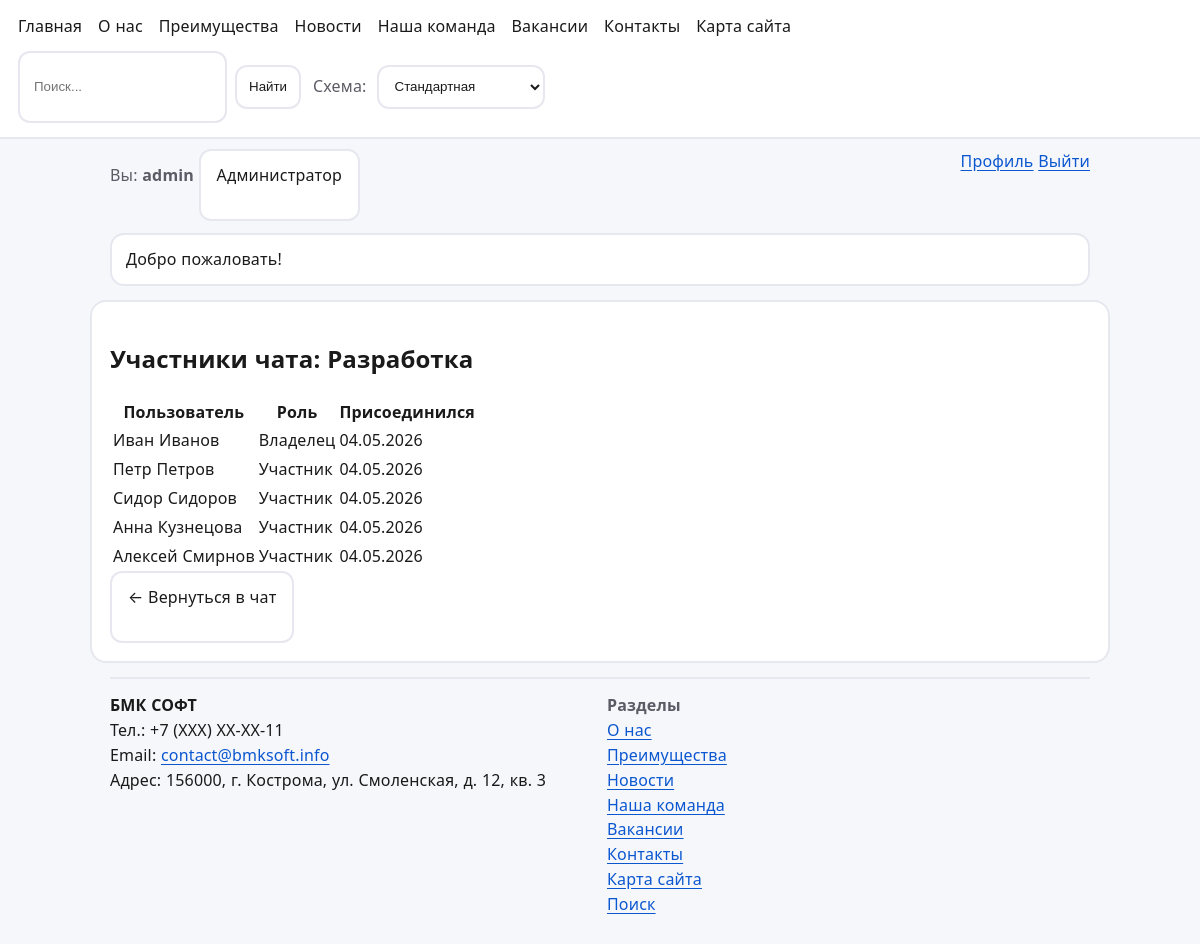
Screenshot of /messages/chats/1/members/ (signed in) with the database file from the repository.
### core/models.py (models this page shows, shortened)
class Banner(models.Model):
    text = models.CharField(max_length=255)
    href = models.CharField(max_length=255, default="/")
    enabled = models.BooleanField(default=True)
    order = models.PositiveIntegerField(default=0)
    class Meta:
        ordering = ["order", "id"]

class ContactInfo(models.Model):
    org = models.CharField(max_length=255, default="Demo Org")
    phone = models.CharField(max_length=64, default="+7 (000) 000-00-00")
    email = models.EmailField(default="info@example.com")
    address = models.CharField(max_length=255, default="Россия, Москва, ул. Пример, 1")

### messaging/models.py (models this page shows, shortened)
class ChatRoom(models.Model):
    class ChatType(models.TextChoices):
        PRIVATE = 'PRIVATE', 'Личная переписка'
        GROUP = 'GROUP', 'Групповой чат'
        CHANNEL = 'CHANNEL', 'Канал'
        SUPPORT = 'SUPPORT', 'Техподдержка'
    title = models.CharField('Название', max_length=200)
    type = models.CharField(
        'Тип чата',
        max_length=20,
        choices=ChatType.choices,
        default=ChatType.GROUP
    )
    created_by = models.ForeignKey(
        User,
        on_delete=models.SET_NULL,
        null=True,
        related_name='created_chats',
        verbose_name='Создатель'
    )
    created_at = models.DateTimeField('Дата создания', auto_now_add=True)
    description = models.TextField('Описание', blank=True, null=True)
    avatar_url = models.TextField('Аватар (URL)', blank=True, null=True)
    is_archived = models.BooleanField('В архиве', default=False)
    last_message = models.ForeignKey(
        'ChatMessage',
        on_delete=models.SET_NULL,
        null=True,
        blank=True,
        related_name='+'
    )
    class Meta:
        verbose_name = 'Чат-комната'
        verbose_name_plural = 'Чат-комнаты'
        ordering = ['-created_at']

class ChatMembership(models.Model):
    class Role(models.TextChoices):
        OWNER = 'OWNER', 'Владелец'
        ADMIN = 'ADMIN', 'Администратор'
        MODERATOR = 'MODERATOR', 'Модератор'
        MEMBER = 'MEMBER', 'Участник'
    user = models.ForeignKey(
        User,
        on_delete=models.CASCADE,
        related_name='chat_memberships',
        verbose_name='Пользователь'
    )
    chat = models.ForeignKey(
        ChatRoom,
        on_delete=models.CASCADE,
        related_name='members',
        verbose_name='Чат'
    )
    joined_at = models.DateTimeField('Дата вступления', auto_now_add=True)
    role_in_chat = models.CharField(
        'Роль в чате',
        max_length=50,
        choices=Role.choices,
        default=Role.MEMBER
    )
    is_muted = models.BooleanField('Уведомления выключены', default=False)
    nickname_in_chat = models.CharField(
        'Никнейм в чате',
        max_length=100,
        blank=True,
        null=True
    )
    last_read_message = models.ForeignKey(
        'ChatMessage',
        on_delete=models.SET_NULL,
        null=True,
        blank=True,
        related_name='+'
    )
    left_at = models.DateTimeField('Дата выхода', null=True, blank=True)
    class Meta:
        verbose_name = 'Участник чата'
        verbose_name_plural = 'Участники чатов'
        unique_together = ['user', 'chat']

### messaging/views.py (the view)
# urls.py: path("chats/<int:chat_id>/members/", views.chat_members, name="chat_members"),
@login_required
def chat_members(request, chat_id):
    chat = get_object_or_404(ChatRoom, id=chat_id)
    memberships = ChatMembership.objects.filter(
        chat=chat,
        left_at__isnull=True
    ).select_related('user')
    return render(request, 'messaging/chat_members.html', {
        'chat': chat,
        'memberships': memberships
    })

### core/context_processors.py (called while the page is built)
def site_settings(request):
    return {"banners": Banner.objects.filter(enabled=True)[:3], "contact_info": ContactInfo.objects.first()}

def breadcrumbs(request):
    return {'breadcrumbs': get_breadcrumbs(request)}

### templates/messaging/chat_members.html
{% extends 'base.html' %}
{% block content %}
<h2>Участники чата: {{ chat.title }}</h2>
<table class="table">
    <thead>
        <tr>
            <th>Пользователь</th>
            <th>Роль</th>
            <th>Присоединился</th>
        </tr>
    </thead>
    <tbody>
        {% for m in memberships %}
        <tr>
            <td>{{ m.user.get_full_name|default:m.user.username }}</td>
            <td>{{ m.get_role_in_chat_display }}</td>
            <td>{{ m.joined_at|date:"d.m.Y" }}</td>
        </tr>
        {% endfor %}
    </tbody>
</table>
<a href="{% url 'messaging:chat_room' chat.id %}" class="btn btn-primary">← Вернуться в чат</a>
{% endblock %}

### templates/base.html (shortened to what this page needs)
<!doctype html>
<html lang="ru">
<head>
  <link rel="stylesheet" href="/static/style.css" />
</head>
<body>
  <header class="top" role="banner">
    <nav class="nav" aria-label="Навигация">
      <a href="{% url 'home' %}">Главная</a>
      <a href="{% url 'about_us' %}">О нас</a>
	  <a href="{% url 'advantages' %}">Преимущества</a>
	  <a href="{% url 'news:list' %}">Новости</a>
      <a href="{% url 'team' %}">Наша команда</a>
      <a href="{% url 'vacancies' %}">Вакансии</a>
      <a href="{% url 'contact' %}">Контакты</a>
      <a href="{% url 'sitemap' %}">Карта сайта</a>
    </nav>
    <div class="right">
      <form class="search-mini" action="{% url 'search' %}" method="get" role="search" aria-label="Поиск по сайту">
        <input name="q" value="{{ q|default:'' }}" placeholder="Поиск..." />
        <button type="submit">Найти</button>
      </form>
      <div class="theme" aria-label="Цветовая схема">
        <label for="themeSelect" class="theme__label">Схема:</label>
        <select id="themeSelect" class="theme__select">
          <option value="standard">Стандартная</option>
        </select>
      </div>
    </div>
  </header>
  <div class="subbar">
    <div class="who">
      {% if user.is_authenticated %}
        Вы: <b>{{ user.username }}</b>
        {% if user.is_staff %}
          <a class="btn" href="/admin/">Администратор</a>
        {% endif %}
      {% else %}
        Вы: <b>Гость</b>
      {% endif %}
    </div>
    <div class="auth">
      {% if user.is_authenticated %}
        <a href="{% url 'profile' %}">Профиль</a>
        <a href="{% url 'logout' %}">Выйти</a>
      {% else %}
        <a href="{% url 'login' %}">Войти</a>
        <a href="{% url 'register' %}">Регистрация</a>
      {% endif %}
    </div>
  </div>
  {% if banners %}
    <div class="banners" aria-label="Баннеры">
      {% for b in banners %}
        <a class="banner" href="{{ b.href }}">{{ b.text }}</a>
      {% endfor %}
    </div>
  {% endif %}
  <main id="content" class="card" role="main">
    {% block content %}{% endblock %}
  </main>
  <footer class="footer" role="contentinfo">
    <div class="footer-grid">
      <div class="contacts-widget" aria-label="Контакты">
        {% if contact_info %}
          <div><b>{{ contact_info.org }}</b></div>
          <div>Тел.: {{ contact_info.phone }}</div>
          <div>Email: <a href="mailto:{{ contact_info.email }}">{{ contact_info.email }}</a></div>
          <div>Адрес: {{ contact_info.address }}</div>
        {% else %}
          <div class="muted">Контакты не настроены.</div>
        {% endif %}
      </div>
      <div class="muted">
        <div><b>Разделы</b></div>
        <div><a href="{% url 'about_us' %}">О нас</a></div>
		<div><a href="{% url 'advantages' %}">Преимущества</a></div>
		<div><a href="{% url 'news:list' %}">Новости</a></div>
		<div><a href="{% url 'team' %}">Наша команда</a></div>
		<div><a href="{% url 'vacancies' %}">Вакансии</a></div>
		<div><a href="{% url 'contact' %}">Контакты</a></div>
		<div><a href="{% url 'sitemap' %}">Карта сайта</a></div>
		<div><a href="{% url 'search' %}">Поиск</a></div>
      </div>
    </div>
  </footer>
</body>
</html>

### static/style.css (style rules this page uses)
:root { --bg:#f6f7fb;--fg:#1a1a1a;--card:#fff;--border:#e7e7ef;--link:#0b57d0;--muted:#5b5b66;--focus:#ffbf47;--base-font:16px;--line:1.55;--letter:.01em;--word:.02em }
html { font-size:var(--base-font) }
body { font-family:system-ui,-apple-system,Segoe UI,Roboto,Arial,sans-serif;margin:0;background:var(--bg);color:var(--fg);line-height:var(--line);letter-spacing:var(--letter);word-spacing:var(--word) }
a { color:var(--link);text-underline-offset:.18em }
.top { display:flex;flex-wrap:wrap;gap:12px 16px;align-items:center;justify-content:space-between;padding:14px 18px;background:var(--card);border-bottom:2px solid var(--border) }
.nav { display:flex;gap:16px;flex-wrap:wrap }
.nav a { text-decoration:none;color:var(--fg) }
.right { display:flex;gap:12px;flex-wrap:wrap;align-items:center }
.theme { display:flex;gap:10px;align-items:center }
.theme__label { color:var(--muted) }
.theme__select { padding:10px 12px;border:2px solid var(--border);border-radius:12px;background:var(--card);color:var(--fg);min-height:44px }
.subbar { max-width:980px;margin:10px auto 0;padding:0 18px;display:flex;justify-content:space-between;gap:12px;color:var(--muted) }
.card { max-width:980px;margin:14px auto;padding:18px;background:var(--card);border:2px solid var(--border);border-radius:16px }
.banners { max-width:980px;margin:12px auto 0;padding:0 18px;display:grid;gap:10px }
.banner { display:block;padding:12px 14px;border:2px solid var(--border);border-radius:14px;background:var(--card);color:var(--fg);text-decoration:none }
label { display:grid;gap:8px }
input,textarea,select { width:100%;padding:12px 14px;border:2px solid var(--border);border-radius:12px;background:var(--card);color:var(--fg);min-height:44px }
button,.btn { display:inline-block;padding:12px 16px;border:2px solid var(--border);border-radius:12px;background:var(--card);color:var(--fg);cursor:pointer;text-decoration:none;min-height:44px }
.muted { color:var(--muted) }
.search-mini { display:flex;gap:8px;align-items:center }
.search-mini input { max-width:220px }
.search-mini button { padding:10px 12px;min-height:44px }
.footer { max-width:980px;margin:0 auto 30px;padding:0 18px }
.footer-grid { display:grid;grid-template-columns:repeat(auto-fit,minmax(240px,1fr));gap:14px;border-top:2px solid var(--border);padding-top:14px;margin-top:14px }

### rows the page displays
Banner: text "Добро пожаловать!"
ChatRoom: title "Разработка"
ChatMembership: user.get_full_name "Иван Иванов", role_in_chat "Владелец", joined_at "04.05.2026"
ChatMembership: user.get_full_name "Петр Петров", role_in_chat "Участник", joined_at "04.05.2026"
ChatMembership: user.get_full_name "Сидор Сидоров", role_in_chat "Участник", joined_at "04.05.2026"
ChatMembership: user.get_full_name "Анна Кузнецова", role_in_chat "Участник", joined_at "04.05.2026"
ChatMembership: user.get_full_name "Алексей Смирнов", role_in_chat "Участник", joined_at "04.05.2026"
ContactInfo: org "БМК СОФТ", phone "+7 (ХХХ) ХХ-ХХ-11", email "contact@bmksoft.info", address "156000, г. Кострома, ул. Смоленская, д. 12, кв. 3"

### other values shown
{{ user.username }} "admin"
